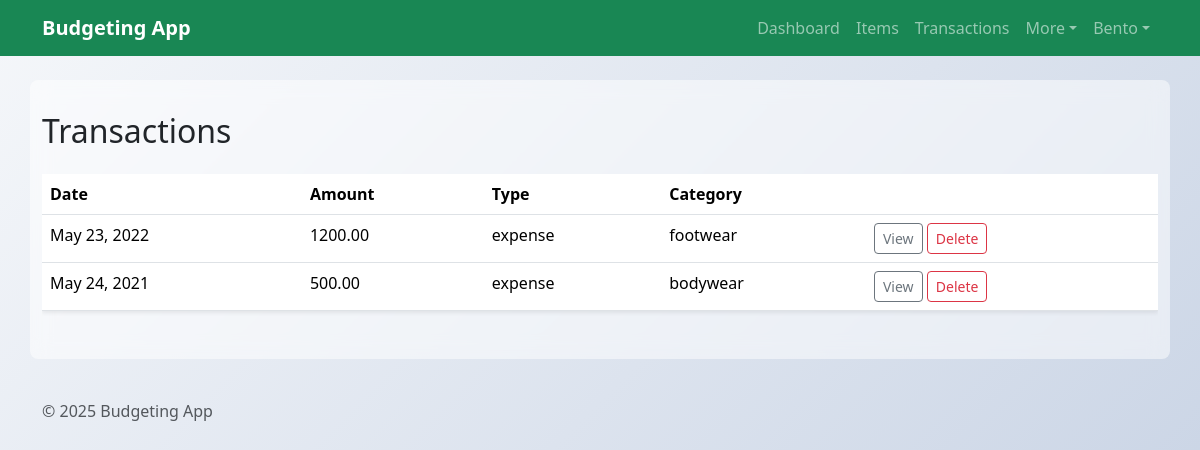
The app's page /BudgetingApp/transactions/ (signed in) with its own data.
### BudgetingApp/models.py (models this page shows, shortened)
class Transaction(models.Model):
    owner = models.ForeignKey(settings.AUTH_USER_MODEL, on_delete=models.CASCADE, null=True, blank=True, related_name='transactions')
    date = models.DateField()
    amount = models.DecimalField(max_digits=10, decimal_places=2)
    transaction_type = models.CharField(max_length=50, choices=[
        ('income', 'Income'),
        ('expense', 'Expense')
    ])
    category = models.ForeignKey(Category, on_delete=models.CASCADE)

class Category(models.Model):
    owner = models.ForeignKey(settings.AUTH_USER_MODEL, on_delete=models.CASCADE, null=True, blank=True, related_name='categories')
    name = models.CharField(max_length=100)

### BudgetingApp/views.py (the view)
# urls.py: path('transactions/', views.TransactionListView.as_view(), name='transaction-list'),
class TransactionListView(LoginRequiredMixin, ListView):
    model = Transaction
    template_name = 'BudgetingApp/Transaction_list.html'
    def get_queryset(self):
        return Transaction.objects.filter(owner=self.request.user)

### BudgetingApp/templates/BudgetingApp/Transaction_list.html
{% extends 'BudgetingApp/base.html' %}
{% block content %}
<div class="d-flex justify-content-between align-items-center mb-4">
  <h2 class="mb-0">Transactions</h2>
</div>
<div class="table-responsive">
  <table class="table table-hover shadow-sm">
  <thead>
    <tr>
      <th>Date</th>
      <th>Amount</th>
      <th>Type</th>
      <th>Category</th>
      <th></th>
    </tr>
  </thead>
  <tbody>
    {% for t in object_list %}
    <tr>
      <td>{{ t.date }}</td>
      <td>{{ t.amount }}</td>
      <td>{{ t.transaction_type }}</td>
      <td>{{ t.category.name }}</td>
      <td>
        <a class="btn btn-sm btn-outline-secondary" href="{% url 'transaction-detail' t.pk %}">View</a>
        <a class="btn btn-sm btn-outline-danger" href="{% url 'transaction-delete' t.pk %}">Delete</a>
      </td>
    </tr>
    {% empty %}
    <tr><td colspan="5" class="text-center text-muted py-3">No transactions yet.</td></tr>
    {% endfor %}
  </tbody>
</table>
</div>
{% endblock %}

### BudgetingApp/templates/BudgetingApp/base.html (shortened to what this page needs)
{% load static %}
<!DOCTYPE html>
<html lang="en">
  <head>
    <link
      href="https://cdn.jsdelivr.net/npm/bootstrap@5.3.2/dist/css/bootstrap.min.css"
      rel="stylesheet"
    />
  </head>
  <body>
    <nav class="navbar navbar-expand-lg navbar-dark bg-success">
      <div class="container">
        <a class="navbar-brand fw-bold" href="{% url 'budget_home' %}"
          >Budgeting App</a
        >
        <div class="collapse navbar-collapse" id="navCollapse">
          <ul class="navbar-nav ms-auto">
            <li class="nav-item">
              <a class="nav-link" href="{% url 'budget_home' %}">Dashboard</a>
            </li>
            <li class="nav-item">
              <a class="nav-link" href="{% url 'budgetitem-list' %}">Items</a>
            </li>
            <li class="nav-item">
              <a class="nav-link" href="{% url 'transaction-list' %}"
                >Transactions</a
              >
            </li>
            <li class="nav-item dropdown">
              <a
                class="nav-link dropdown-toggle"
                href="#"
                id="moreMenu"
                role="button"
                data-bs-toggle="dropdown"
                aria-expanded="false"
                >More</a
              >
            </li>
            {% if user.is_authenticated %}
            <li class="nav-item dropdown">
              <a
                class="nav-link dropdown-toggle"
                href="#"
                id="userMenu"
                role="button"
                data-bs-toggle="dropdown"
                aria-expanded="false"
                >{{ user.username }}</a
              >
            </li>
            {% endif %}
          </ul>
        </div>
      </div>
    </nav>
    <main class="container mt-4">{% block content %}{% endblock %}</main>
    <footer class="text-muted py-3 mt-4">
      <div class="container">&copy; {% now "Y" %} Budgeting App</div>
    </footer>
  </body>
</html>

### BudgetingApp/templates/BudgetingApp/base.html (style rules this page uses)
body { background: linear-gradient(135deg, #f5f7fa 0%, #c3cfe2 100%); background-attachment: fixed; min-height: 100vh; font-family: "Segoe UI", Tahoma, Geneva, Verdana, sans-serif; }
main { background: rgba(255, 255, 255, 0.5); border-radius: 8px; padding: 2rem; margin-top: 2rem; backdrop-filter: blur(10px); }

### records on screen
Transaction: date "May 23, 2022", amount "1200.00", transaction_type "expense", category.name "footwear"
Transaction: date "May 24, 2021", amount "500.00", transaction_type "expense", category.name "bodywear"

### other values on screen
{{ user.username }} "Bento"
